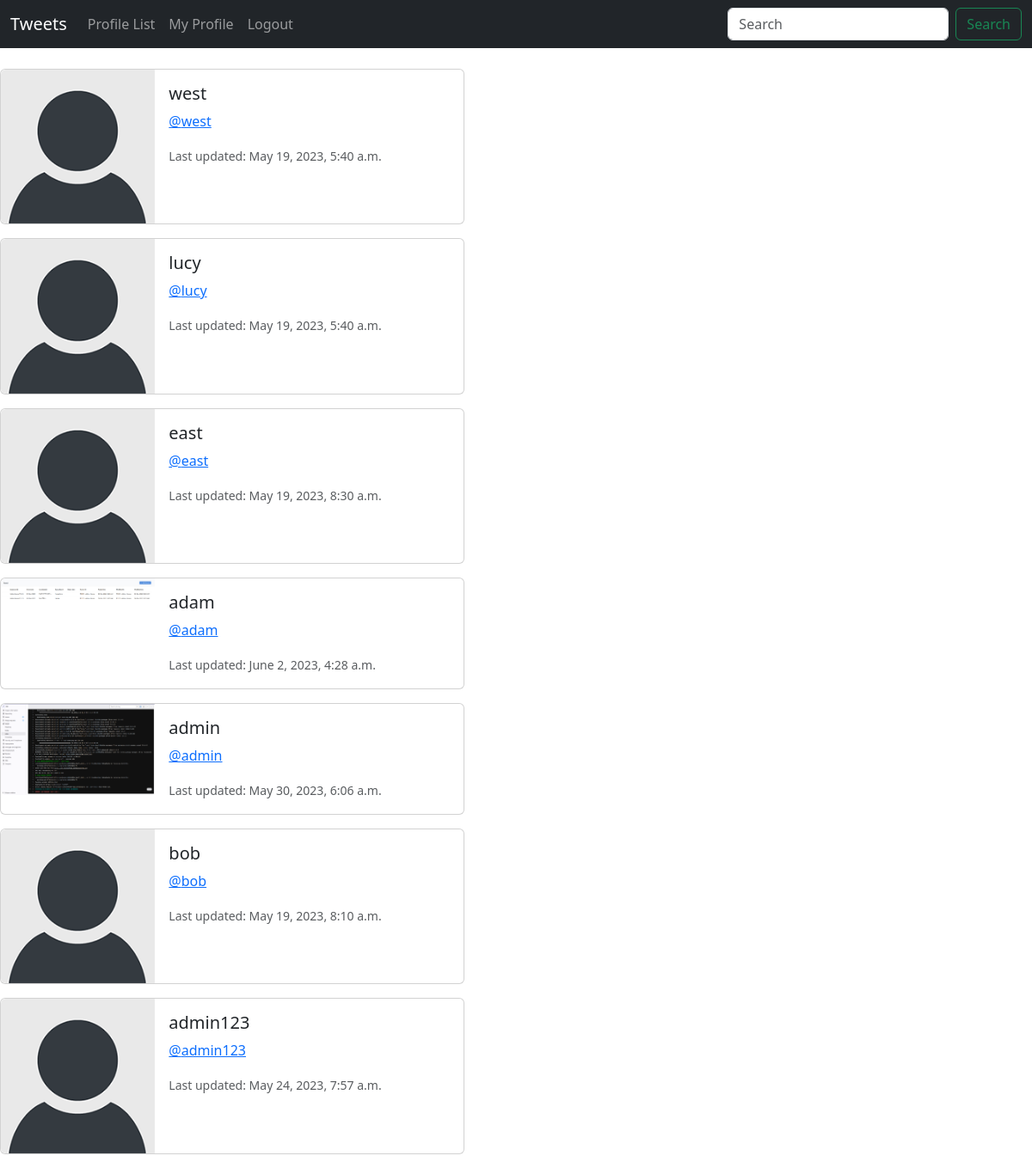
The app's page /profile_list/ (signed in) with its own data.
### tweet/models.py (models this page shows, shortened)
class Profile(models.Model):
    user = models.OneToOneField(User, on_delete=models.CASCADE)
    follows = models.ManyToManyField(
        "self",
        related_name="followed_by",
        symmetrical=False,
        blank=True
    )
    date_modified = models.DateTimeField(User, auto_now=True)
    profile_image = models.ImageField(null=True, blank=True, upload_to='images/')

### tweet/views.py (the view)
# urls.py: path('profile_list/', views.profile_list, name='profile_list'),
def profile_list(request):
    if request.user.is_authenticated:
        profiles = Profile.objects.exclude(user=request.user)
        return render(request, 'tweet/profile_list.html', {'profiles': profiles})
    else:
        messages.warning(request, "You must be logged in to continue...")
        return redirect('home')

### templates/tweet/profile_list.html
{% extends 'base.html' %}
{% load static %}
{% block content %}
{% if profiles %}
{% for profile in profiles %}
<div class="card mb-3" style="max-width: 540px;">
    <div class="row g-0">
      <div class="col-md-4">
        {% if profile.profile_image %}
          <img src="{{profile.profile_image.url}}" alt="{{profile.user.username}}" width="200" height="200" class="img-fluid rounded-start">
        {% else %}
          <img src="{% static 'images/default_profile_pic.png' %}" class="img-fluid rounded-start" alt="Default profile pic">
        {% endif %}
      </div>
      <div class="col-md-8">
        <div class="card-body">
          <h5 class="card-title">{{profile.user.username}}</h5>
          <p class="card-text"><a href="{% url 'profile' profile.user.id %}">@{{profile.user.username}}</a></p>
          <p class="card-text"><small class="text-body-secondary">Last updated: {{profile.date_modified}}</small></p>
        </div>
      </div>
    </div>
  </div>
{% endfor %}
{% endif %}
{% endblock content %}

### records on screen
Profile: user.username "west", date_modified "May 19, 2023, 5:40 a.m."
Profile: user.username "lucy", date_modified "May 19, 2023, 5:40 a.m."
Profile: user.username "east", date_modified "May 19, 2023, 8:30 a.m."
Profile: profile_image (picture), user.username "adam", date_modified "June 2, 2023, 4:28 a.m."
Profile: profile_image (picture), user.username "admin", date_modified "May 30, 2023, 6:06 a.m."
Profile: user.username "bob", date_modified "May 19, 2023, 8:10 a.m."
Profile: user.username "admin123", date_modified "May 24, 2023, 7:57 a.m."
